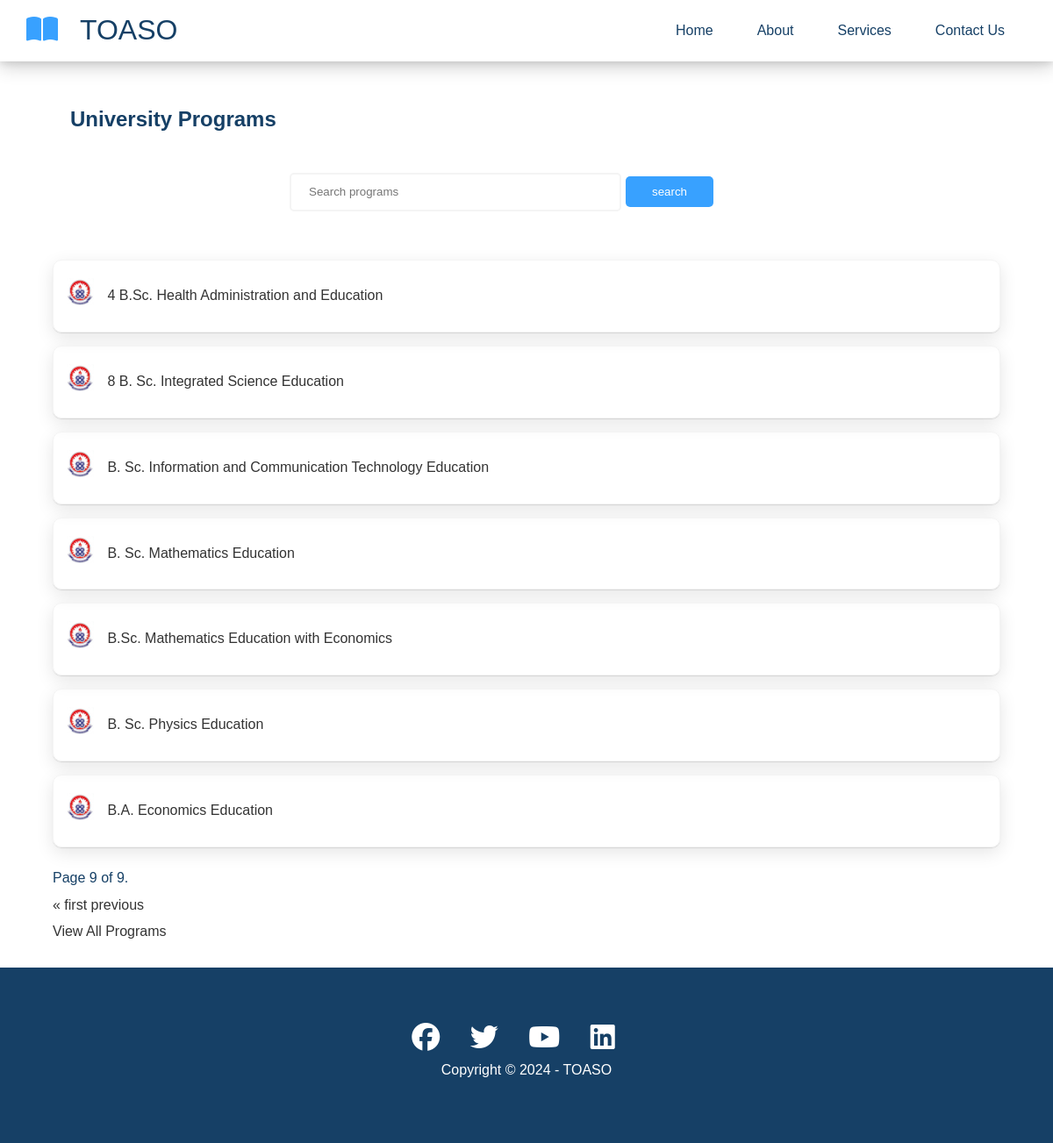
The app's page /programs/?page=9 with its own data.
### toaso/models.py (models this page shows, shortened)
class Program(models.Model):
    name = models.CharField(max_length=100)
    description = models.TextField()
    school = models.ForeignKey(School, on_delete=models.CASCADE, related_name='programs', null=True, blank=True)
    cut_off_point = models.IntegerField()
    elective_requirements = models.ManyToManyField(ElectiveSubject, related_name='required_for_programs', blank=True)
    constant_elective = models.ForeignKey(ElectiveSubject, related_name='constant_for_programs', null=True, blank=True, on_delete=models.SET_NULL)
    elective_requirement_logic = models.CharField(
        max_length=50,
        choices=[('ANY', 'Any'), ('ALL', 'All'), ('CONSTANT_PLUS_TWO', 'Constat plus Two')],
        default='ANY'
    )
    career = models.CharField(max_length=100)
    note = models.TextField(null=True, blank=True)
    required_interests = models.ManyToManyField(Interest, related_name='programs')

class School(models.Model):
    name = models.CharField(max_length=255)
    logo = models.ImageField(upload_to='school_logos/')

### toaso/views.py (the view)
# urls.py: path('programs/', all_programs, name='programs'),
def all_programs(request):
    programs = Program.objects.select_related('school').all()
    query = request.GET.get('q')
    if query:
        programs = Program.objects.filter(name__icontains=query)
        page_obj = programs
    else:
        programs = Program.objects.all()
        page = request.GET.get('page')
        if page == 'all':
            page_obj = programs
        else:
            paginator = Paginator(programs, 10)
            page_obj = paginator.get_page(page)
    return render(request, 'toaso/all_programs.html', {'page_obj':page_obj})

### toaso/templates/toaso/all_programs.html (shortened to what this page needs)
{% extends 'toaso/base.html' %}
    {% block content %}
    <section id="prog-section">
        <h1>University Programs</h1>
        <form method="GET" class="search" style="margin-top: 20px; display: flex">
            <input class="search-bar" type="text" name="q" placeholder="Search programs" value="{{request.GET.q}}">
            <input class="btn" type="submit", value="search">
        </form>
        <div class="programs">
            <ul>
                {% for program in page_obj %}
                    <li>
                        <div class="prog-box">
                            <div class="image">
                                <img src="{{ program.school.logo.url }}" alt="{{program.school.name}}">
                            </div>
                            <div class="text">
                                <a href="{% url 'program_detail' program.pk %}">{{program.name}}</a>
                            </div>
                        </div>
                    </li>
                {% endfor %}
            </ul>
            <div class="pagination">
                <span class="steplinks">
                    <span class="current">
                        Page {{ page_obj.number }} of {{ page_obj.paginator.num_pages }}.
                    </span>
                    {% if page_obj.has_previous %}
                    <p>
                        <a href="?page=1">&laquo; first</a>
                        <a href="?page={{ page_obj.previous_page_number }}">previous</a>
                    </p>
                    {% endif %}
                </span>
            </div>
            <a href="{% url 'programs' %}?page=all" class="view-all-link">View All Programs</a>
        </div>
    </section>
    {% endblock content %}

### static/toaso/css/base.css (style rules this page uses)
.btn { cursor: pointer; display: inline-block; padding: 10px 30px; color: #fff; background-color: #38A1FF; border: none; border-radius: 5px; margin: 30px 0; }
* { box-sizing: border-box; padding: 0; margin: 0; }
body { font-family: 'Open San', sans-serif; background: #fff; color: #164066; line-height: 1.3; }
ul { list-style: none; }
a { color: #333; text-decoration: none; }
p { margin: 10px 0; }
img { width: 100%; }
#prog-section { margin: auto; width: 90%; }
#prog-section .search { max-width: 50%; margin: auto; }
#prog-section .search-bar { width: 70%; align-self: center; margin-right: 5px; padding: 20px; max-height: 30px; border: solid 2px #f4f4f4; border-radius: 5px; }
#prog-section h1 { margin: 20px; }
.programs { margin-top: 30px; margin-bottom: 30px; }
.prog-box { display: flex; border: solid 1px #f4f4f4; padding: 15px; margin-top: 15px; border-radius: 10px; box-shadow: 0 1px 1px 0 rgba(0, 0, 0, 0.1), 0 6px 20px 0 rgba(0, 0, 0, 0.1); }
.prog-box .image { width: 3%; height: 3%;; }
.prog-box img { margin-top: 5px; width: 100%; }
.prog-box .text { padding: 15px; }
.pagination { margin-top: 25px; }
#prog-section { margin-top: 50px; width: 90%; }

### records on screen
Program: school.logo (picture), name "4 B.Sc. Health Administration and Education"
Program: school.logo (picture), name "8 B. Sc. Integrated Science Education"
Program: school.logo (picture), name "B. Sc. Information and Communication Technology Education"
Program: school.logo (picture), name "B. Sc. Mathematics Education"
Program: school.logo (picture), name "B.Sc. Mathematics Education with Economics"
Program: school.logo (picture), name "B. Sc. Physics Education"
Program: school.logo (picture), name "B.A. Economics Education"

### other values on screen
{{ page_obj.number }} "9"
{{ page_obj.paginator.num_pages }} "9"
